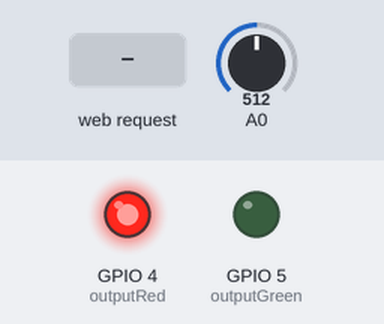
The sketch below on a simulated ESP8266 (NodeMCU). Shown: output pins drawn as LEDs (lit = HIGH). The inputs (shaded band) are chosen by the test bench; at power-on: A0 = 512. WiFi joins after 1.5 s; servers stay silent unless stated; what the sketch prints to the serial monitor is not drawn.

Above: at 2.7 s.
2.8 s: HTTP request GET / received
At 3.9 s:
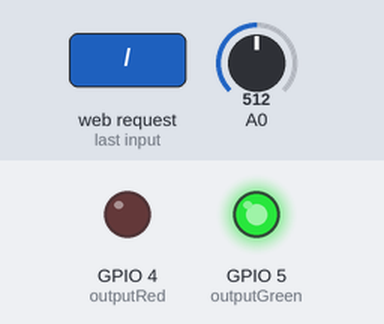
4.3 s: HTTP request GET /lock received
At 5.0 s:
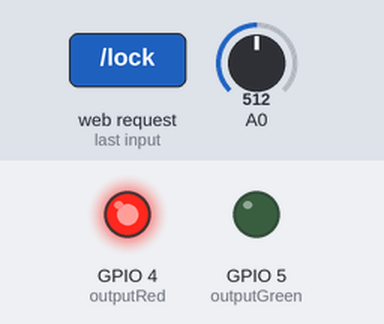
5.8 s: HTTP request GET /unlock received
At 6.2 s:
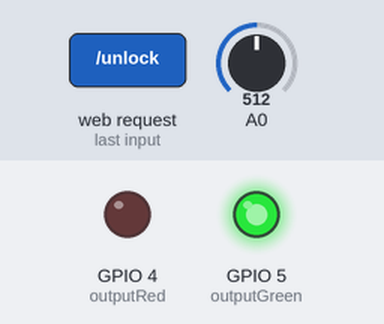
Timing chart, 0 to 8.8 s (numbered marks = the images above; inputs shaded):
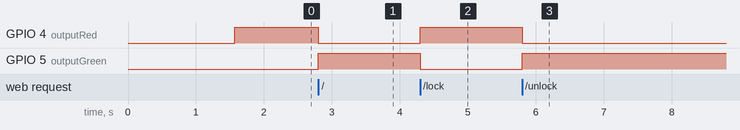

Measured:
- after the input at 2.8 s, GPIO 4 (outputRed): HIGH → LOW at once; GPIO 5 (outputGreen): LOW → HIGH at once
- after the input at 4.3 s, GPIO 4 (outputRed): LOW → HIGH at once; GPIO 5 (outputGreen): HIGH → LOW at once
- after the input at 5.8 s, GPIO 4 (outputRed): HIGH → LOW at once; GPIO 5 (outputGreen): LOW → HIGH at once

The sketch:

iot.ino
```cpp
#include <ESP8266WiFi.h>
#include <ESP8266WebServer.h>
#include <WiFiClient.h>
#include <Wire.h>
#include <SPI.h>

// Assign output variables to GPIO pins
const int outputGreen = 5;
const int outputRed = 4;

unsigned long delayTime;

const char* ssid = "EpicStuff";
const char* password = "splendid";
bool isLock = true;


ESP8266WebServer server(80);

String GenerateMetrics() {
  String message = "";
  message += "light_measurements ";
  message += analogRead(A0);
  message += "\n";
  message += "lockStatus ";
  message += isLock;
  message += "\n";

  return message;
}

void lockUnlock() {
  isLock = !isLock;
  server.send(200, "text/plain", GenerateMetrics());
}

void lock(){
  isLock = true;
  server.send(200, "text/plain", GenerateMetrics());
}

void unlock(){
  isLock = false;
  server.send(200, "text/plain", GenerateMetrics());
}


void HandleRoot() {
  server.send(200, "text/plain", GenerateMetrics());
}
void HandleNotFound() {
  String message = "Error\n\n";
  server.send(404, "text/html", message);
}


void setup() {
  Serial.begin(9600);
  while (!Serial)
    ;

  pinMode(outputGreen, OUTPUT);
  pinMode(outputRed, OUTPUT);
  digitalWrite(outputGreen, LOW);
  digitalWrite(outputRed, LOW);

  //Setup WIFI
  WiFi.begin(ssid, password);
  Serial.println("");

  //Wait for WIFI connection
  while (WiFi.status() != WL_CONNECTED) {
    delay(500);
    Serial.print(".");
  }

  Serial.println("");
  Serial.print("Connected to ");
  Serial.println(ssid);
  Serial.print("IP address: ");
  Serial.println(WiFi.localIP());
  Serial.print("MAC address: ");
  Serial.println(WiFi.macAddress());

  server.on("/", lockUnlock);
  server.on("/lock", lock);
  server.on("/unlock", unlock);
  server.on("/metrics", HandleRoot);
  server.onNotFound(HandleNotFound);

  server.begin();
  Serial.println("HTTP server started at ip " + WiFi.localIP().toString());


  Serial.println();
}


void loop() {
  if (isLock) {
    digitalWrite(outputGreen, LOW);
    digitalWrite(outputRed, HIGH);
  } else {
    digitalWrite(outputGreen, HIGH);
    digitalWrite(outputRed, LOW);
  }

  server.handleClient();
  delay(delayTime);
}


void printValues() {
}
```
